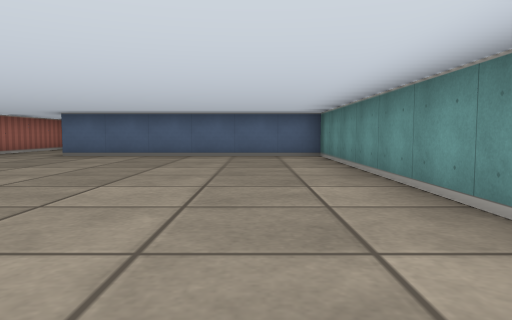
[1] (above)

12 first-person views from a walk through a cub3D ray-caster map. The camera is about half as high as the walls, tilts 4° down and sees 70° across. The floor is counted in squares. Each view is taken from the middle of a square. On the plan, view 1 faces up. The plan holds only what a view shows up to about 9 squares ahead; the rest is blank.

[2]
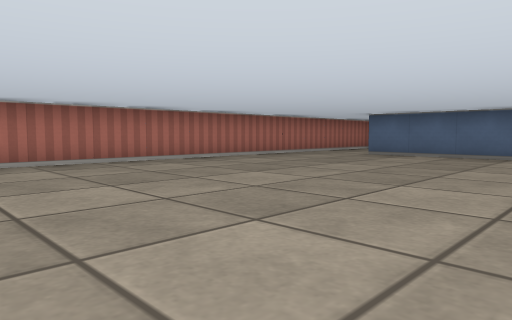

[3]
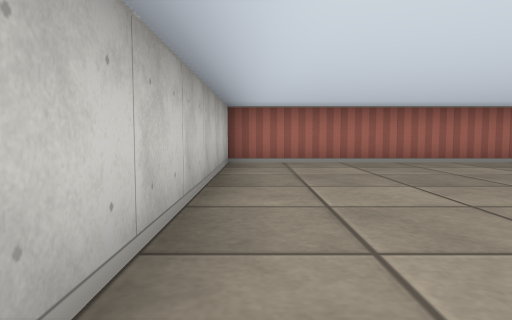

[4]
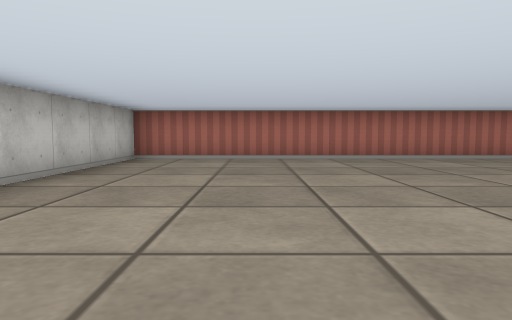

[5]
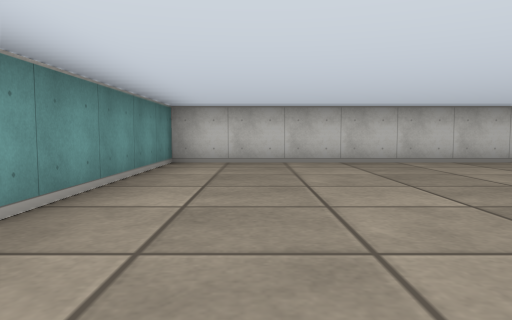

[6]
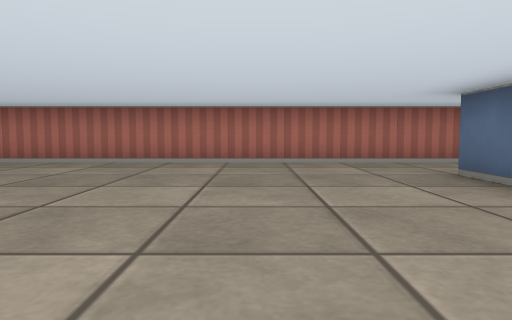

[7]
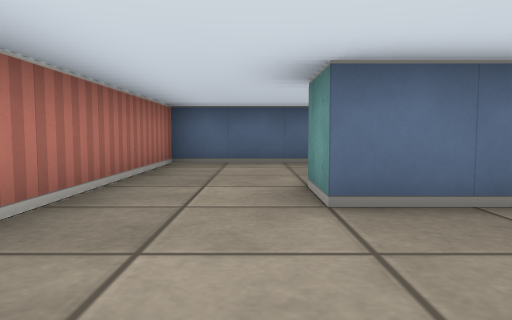

[8]
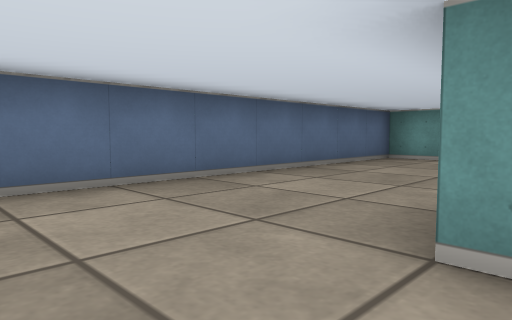

[9]
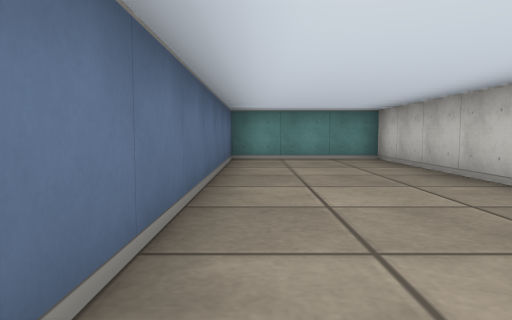

[10]
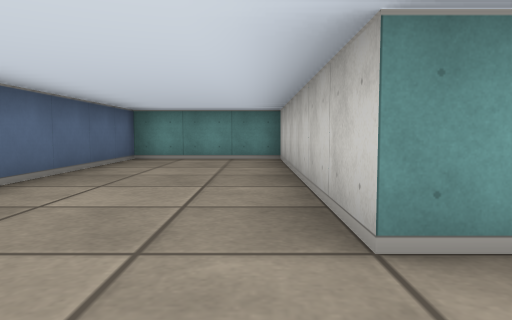

[11]
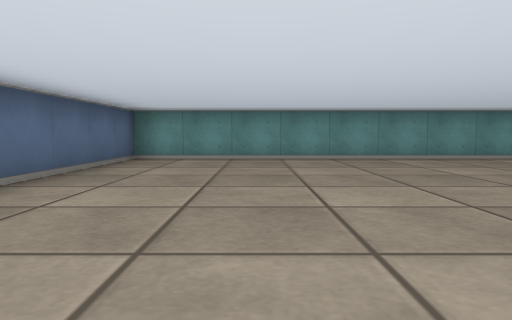

[12]
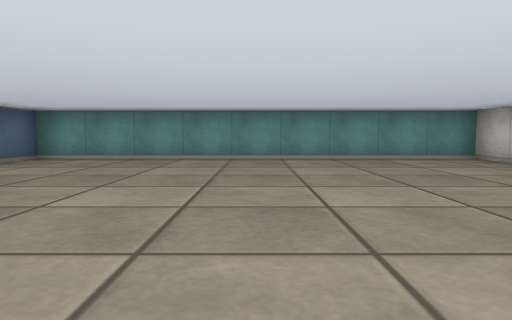

### Floor plan
Ten units are one square. View 1 is at (0, 0); x grows to the right and y downward. Boxes are objects, and circles mark ways between rooms. Rooms are numbered by the first view taken in them; rooms with no view inside come last. Other rooms are left out.
<svg viewBox="-70 -130 90 140">
<path fill="none" stroke="#000" d="M-65 -85 -65 5 15 5 15 -85 -45 -85M-45 -85 -45 -95 15 -95 15 -125 -65 -125 -65 -85"/>
<circle cx="-55" cy="-90" r="3" fill="#2a7"/>
<text x="-30" y="-40">1</text>
<text x="-30" y="-110">2</text>
</svg>
Room 1 opens to room 2.

Where each view was taken, in squares from view 1:
view 1: 0 up, 0 right, facing up
view 2: 0 up, 0 right, facing up-left
view 3: 0 up, 0 right, facing left
view 4: 2 up, 1 right, facing left
view 5: 6 up, 0 right, facing down
view 6: 6 up, 0 right, facing left
view 7: 6 up, 5 left, facing up
view 8: 9 up, 6 left, facing up-right
view 9: 12 up, 6 left, facing right
view 10: 10 up, 6 left, facing right
view 11: 6 up, 6 left, facing right
view 12: 4 up, 6 left, facing right
